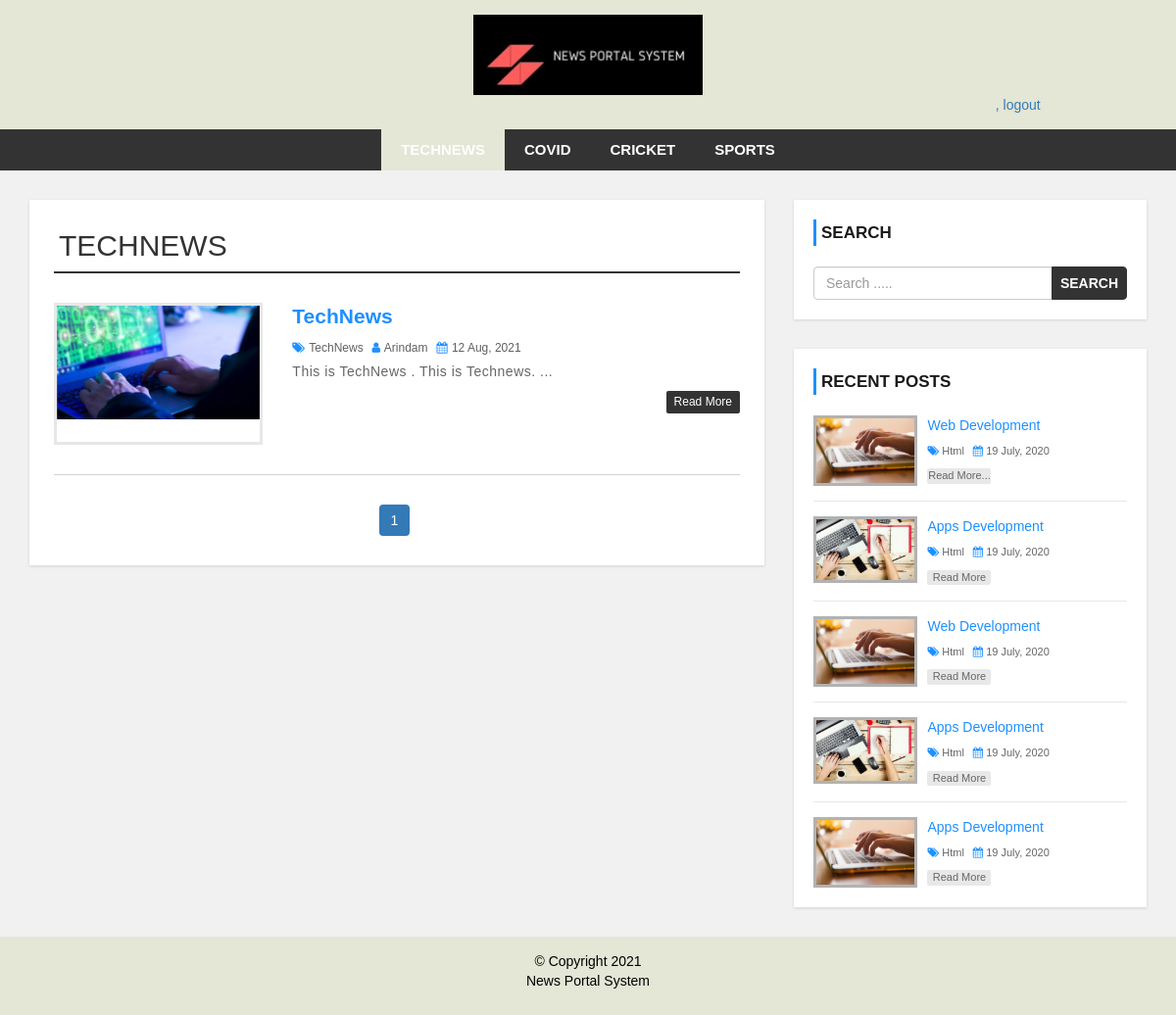
/User/category.php?cid=31, run on the app's committed database.
### tables this page shows
CREATE TABLE `category` (
  `category_id` int(11) NOT NULL,
  `category_name` varchar(100) NOT NULL,
  `post` int(11) NOT NULL DEFAULT 0
);

CREATE TABLE `post` (
  `post_id` int(11) NOT NULL,
  `title` varchar(100) NOT NULL,
  `description` text NOT NULL,
  `category` varchar(100) NOT NULL,
  `post_date` varchar(50) NOT NULL,
  `author` int(11) NOT NULL,
  `post_img` varchar(100) NOT NULL
);

CREATE TABLE `user` (
  `user_id` int(10) UNSIGNED NOT NULL,
  `first_name` varchar(30) NOT NULL,
  `last_name` varchar(30) NOT NULL,
  `username` varchar(30) DEFAULT NULL,
  `password` varchar(40) DEFAULT NULL,
  `role` int(11) NOT NULL
);

### User/category.php (the view, shortened to what this page needs)
<?php include 'header.php'; ?>
    <div id="main-content">
      <div class="container">
        <div class="row">
            <div class="col-md-8">
                <div class="post-container">
<?php
                    include "model/db.php";
                    if(isset($_GET['cid'])){
                    $rcv_cid = $_GET['cid'];
                    $query_cat = "SELECT * FROM category WHERE category_id = {$rcv_cid}";
                    $result_cat = mysqli_query($connection, $query_cat) or die("Query Failed.");
                    $row_new = mysqli_fetch_assoc($result_cat);
?>
                  <h2 class="page-heading"><?php echo strtoupper($row_new['category_name']); ?></h2>
<?php
  $limit = 5;
if(isset($_GET['page'])){
  $page_number = $_GET['page'];
}else{
  $page_number = 1;
}
  $offset = ($page_number - 1) * $limit;
$query = "SELECT post.post_id, post.title, post.description,post.post_img, post.post_date,post.category, category.category_name,user.username FROM post
  LEFT JOIN category ON post.category = category.category_id
  LEFT JOIN user ON post.author = user.user_id WHERE post.category={$rcv_cid}
  ORDER BY post.post_id DESC LIMIT {$offset },{$limit}";
  $result = mysqli_query($connection,$query) or die("Failed");
  $count = mysqli_num_rows($result);
  if($count > 0){
    while($row = mysqli_fetch_assoc($result)){
?>
                    <div class="post-content">
                        <div class="row">
                            <div class="col-md-4">
                                <a class="post-img" href="single.php?id=<?php echo $row['post_id'] ?>"><img src="../uploads/<?php echo $row['post_img'] ?>" alt=""/></a>
                            </div>
                            <div class="col-md-8">
                                <div class="inner-content clearfix">
                                    <h3><a href='single.php?id=<?php echo $row['post_id'] ?>'><?php echo $row['title'] ?></a></h3>
                                    <div class="post-information">
                                        <span>
                                            <i class="fa fa-tags" aria-hidden="true"></i>
                                            <a href='category.php?cid=<?php echo $row['category'] ?>'><?php echo $row['category_name'] ?></a>
                                        </span>
                                        <span>
                                            <i class="fa fa-user" aria-hidden="true"></i>
                                            <a href='author.php'><?php echo $row['username'] ?></a>
                                        </span>
                                        <span>
                                            <i class="fa fa-calendar" aria-hidden="true"></i>
                                            <?php echo $row['post_date'] ?>
                                        </span>
                                    </div>
                                    <p class="description">
                                        <?php echo substr($row['description'], 0,200)."..." ?>
                                    </p>
                                    <a class='read-more pull-right' href='single.php?id=<?php echo $row['post_id'] ?>'>read more</a>
                                </div>
                            </div>
                        </div>
                    </div>
      <?php }
      }else{
        echo "No Record Found.";
      }
      $query2 = "SELECT * FROM post WHERE post.category={$rcv_cid}";
      $result2 = mysqli_query($connection,$query2) or dir("Failed.");
      if(mysqli_num_rows($result2)){
        $total_records = mysqli_num_rows($result2);
        $total_page = ceil($total_records/$limit);
        echo "<ul class='pagination admin-pagination'>";
        for($i = 1; $i <= $total_page; $i++){
          if($i == $page_number){
            $active = "active";
          }else{
            $active = "";
          }
          echo '<li class='.$active.'><a href="category.php?cid='.$rcv_cid.'&page='.$i.'">'.$i.'</a></li>';
        }
        echo "</ul>";
      }
                    }else{
                    echo "<h2>No Record Found.</h2>";
                  }
      ?>
                </div>
            </div>
            <?php include 'sidebar.php'; ?>
        </div>
      </div>
    </div>
<?php include 'footer.php'; ?>

### User/header.php (shortened to what this page needs)
<!DOCTYPE html>
<html lang="en">
<head>
    <link rel="stylesheet" href="css/bootstrap.min.css" />
    <link rel="stylesheet" href="css/font-awesome.css">
    <link rel="stylesheet" href="css/style.css">
</head>
<body>
<div id="header">
    <div class="container">
        <div class="row">
            <div class=" col-md-offset-4 col-md-4">
                <a href="UserHome.php" id="logo"><img src="images/news.jpg"></a>
            </div>
            <div class="col-md-offset-9  col-md-3">
  <a href="logout.php" class="logout" ><?php echo $_SESSION['username'] ?>  ,  logout</a>
                    </div>
        </div>
    </div>
</div>
<div id="menu-bar">
    <div class="container">
        <div class="row">
            <div class="col-md-12">
<?php
    include "model/db.php";
    if(isset($_GET['cid'])){
        $cat_id = $_GET['cid'];
    }
    $query = "SELECT * FROM category WHERE post > 0";
    $result = mysqli_query($connection, $query) or die("Catergories query failed.");
    if(mysqli_num_rows($result)){
        $active = "";
 ?>
                <ul class='menu'>
                    <?php
                    while($row = mysqli_fetch_assoc($result)){
                     if(isset($_GET['cid'])){
                        if($row['category_id'] == $cat_id){
                            $active = 'active';
                        }else{
                             $active = '';
                        }
                    }
                    echo "<li><a class='$active' href='category.php?cid={$row['category_id']}'>{$row['category_name']}</a></li>";
                    }
                    ?>
                </ul>
                <?php } ?>
            </div>
        </div>
    </div>
</div>

### User/css/style.css (style rules this page uses)
body { background: #f1f1f1; font-family: sans-serif,arial,Helvetica; }
a, a:hover, a:focus { text-decoration: none; outline: none; }
ul { margin:0; padding:0; list-style:none; }
h2.page-heading { margin: 5px 0 30px; padding: 0 5px 10px; border-bottom: 2px solid #333; }
#header { background: #e4e6d6; text-align: center; padding: 15px; }
#logo { display: inline-block; width: 65%; }
#logo img { width: 100%; }
#menu-bar { background: #333; text-align: center; }
#menu-bar .menu > li { display: inline-block; }
.menu > li > a { padding: 10px 20px; display: block; text-transform: uppercase; color: #fff; font-size: 15px; font-weight:600; transition:all 0.5s ease 0s; }
#menu-bar .menu > li > a:hover, #menu-bar .menu > li > a.active { color:#fff; background:#e4e6d6; }
#main-content { padding: 30px 0; min-height: 750px; }
#main-content .post-container { background-color: #fff; padding: 25px; box-shadow: 0 1px 3px rgba(0, 0, 0, 0.13); }
#main-content .post-content { border-bottom: 1px solid #d1d1d1; padding: 0 0 30px; margin-bottom:30px; }
#main-content .post-content img { width: 100%; }
#main-content .post-content .post-img { border: 3px solid #e7e7e7; display: block; height: 145px; overflow: hidden; transition: border .3s; }
#main-content .post-content h3 { font-size: 21px; line-height: 28px; font-weight: 600; margin: 0 0 7px; }
#main-content .post-content h3 a { color: #1e90ff; transition:all 0.3s; }
#main-content .post-content .post-information span { color: #606060; font-size: 12px; text-transform: capitalize; margin: 0 5px 5px 0; display: inline-block; }
#main-content .post-content .post-information i { color: #1e90ff; margin-right: 1px; }
#main-content .post-content .post-information a { color: #606060; text-decoration: none; }
#main-content .post-content p, #main-content .single-post p { color: #666; font-size: 14px; letter-spacing: 0.5px; margin:0 0 10px; }
#main-content .post-content a.read-more { color: #fff; background-color: #333333; font-size: 12px; text-transform: capitalize; padding: 3px 8px; border-radius: 2px; transition: all 0.3s; }
.pagination { display: block; text-align: center; margin: 0; }
.pagination li { display:inline-block; margin: 0 5px 0 0; }
.pagination li a { border: none; background: #1e90ff; color: #fff; }
i.fa { color:#222; }

### data on the page
category: category_name "TECHNEWS"
category: category_name "COVID"
category: category_name "CRICKET"
category: category_name "SPORTS"
post: post_img (picture), title "TechNews", category.category_name "TechNews", user.username "Arindam", post_date "12 Aug, 2021", description "This is TechNews . This is Technews."
